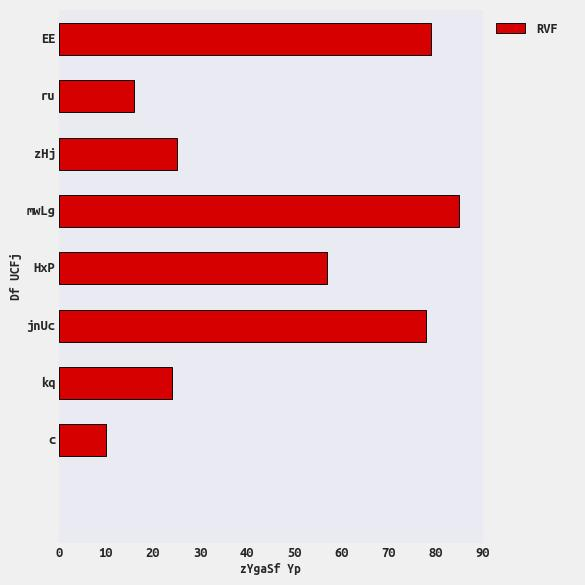
#> input picture dataset/test_synthetic/plots/test_synthetic_106.jpg, 585 x 585 px; its folder holds only this picture in this run
$ jupyter execute --allow-errors AxesDetection.ipynb   (shell and % lines are left out)
#> lines starting #> are read from the running program, lines starting #| are printed output that depends on the picture; after the words box and inside, x2 and y2 are one past the last pixel; in counts of white or black regions, pixels touching at a corner belong together
#> further down, image is the input picture: shape (585, 585, 3); mean B, G, R 200, 195.3, 229.2
# Axes Detection

This code gives a best estimate of the x and y axis (horizontal and vertical axes) for the plot/chart.

[cell 1]
%pylab inline
import cv2, imutils
import os
import numpy as np
import matplotlib.pyplot as plt
import matplotlib.image as mpimg
import tqdm

from pathlib import Path
from matplotlib import rcParams

[cell 2]
# Directory of images to run the code on
img_dir = 'dataset/test_synthetic/plots'

# Directory to save the output images
save_dir = 'dataset/out'

if not os.path.exists(save_dir):
    os.makedirs(save_dir)

### Method to detect x and y axis

[cell 3]
def findMaxConsecutiveOnes(nums) -> int:
    count = maxCount = 0

    for i in range(len(nums)):
        if nums[i] == 1:
            count += 1
        else:
            maxCount = max(count, maxCount)
            count = 0

    return max(count, maxCount)

[cell 4]
def detectAxes(filepath, threshold=None, debug=False):
#> called with debug = False
    if filepath is None:
        return None, None

    if threshold is None:
        threshold = 10

    image = cv2.imread(filepath)
    height, width, channels = image.shape
#> height = 585; width = 585; channels = 3

    gray = cv2.cvtColor(image, cv2.COLOR_BGR2GRAY)
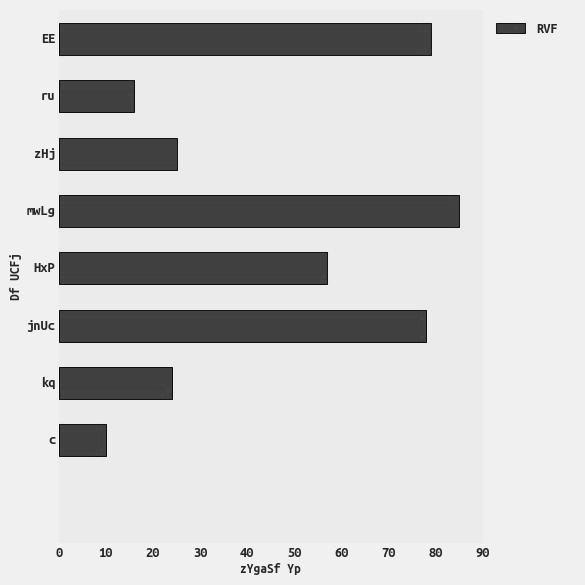
#> gray: shape (585, 585); min 9, max 255, mean 205.9

    # Get the max-consecutive-ones for eah column in the bw image, and...
    # pick the "first" index that fall in [max - threshold, max + threshold]
    maxConsecutiveOnes = [findMaxConsecutiveOnes(gray[:, idx] < 200) for idx in range(width)]
    start_idx, maxindex, maxcount = 0, 0, max(maxConsecutiveOnes)
    while start_idx < width:
        if abs(maxConsecutiveOnes[start_idx] - maxcount) <= threshold:
            maxindex = start_idx
            break

        start_idx += 1
#> this loop made 60 passes

    yaxis = (maxindex, 0, maxindex, height)

    if debug:
        fig, ax = plt.subplots(1, 2)

        ax[0].imshow(image)

        ax[1].plot(maxConsecutiveOnes, color = 'k')
        ax[1].axhline(y = max(maxConsecutiveOnes) - 10, color = 'r', linestyle = 'dashed')
        ax[1].axhline(y = max(maxConsecutiveOnes) + 10, color = 'r', linestyle = 'dashed')
        ax[1].vlines(x = maxindex, ymin = 0.0, ymax = maxConsecutiveOnes[maxindex], color = 'b', linewidth = 4)

        plt.show()

    # Get the max-consecutive-ones for eah row in the bw image, and...
    # pick the "last" index that fall in [max - threshold, max + threshold]
    maxConsecutiveOnes = [findMaxConsecutiveOnes(gray[idx, :] < 200) for idx in range(height)]
    start_idx, maxindex, maxcount = 0, 0, max(maxConsecutiveOnes)
    while start_idx < height:
        if abs(maxConsecutiveOnes[start_idx] - maxcount) <= threshold:
            maxindex = start_idx

        start_idx += 1

    cv2.line(image, (0, maxindex), (width, maxindex),  (255, 0, 0), 2)
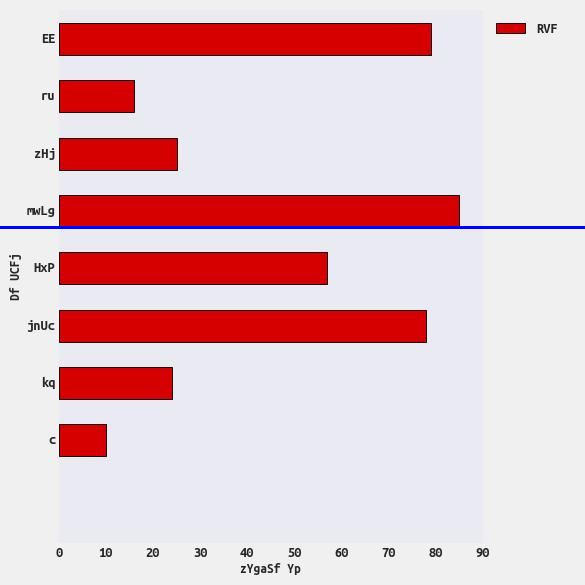
#> image: shape (585, 585, 3); 0.51% of pixels changed, all inside (x1, y1, x2, y2) = (0, 226, 585, 229)
    xaxis = (0, maxindex, width, maxindex)

    if debug:
        rcParams['figure.figsize'] = 15, 8

        fig, ax = plt.subplots(1, 1)
        ax.imshow(image, aspect = 'auto')

    return xaxis, yaxis

#> (a cell that did not finish here is left out)

$ run again, on dataset/test_synthetic/plots/test_synthetic_24.png
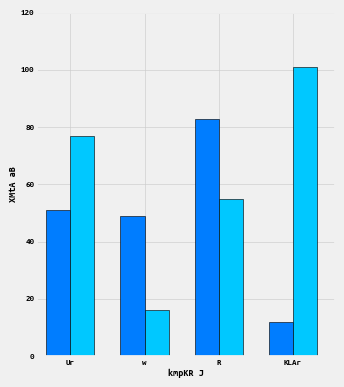
#> input picture dataset/test_synthetic/plots/test_synthetic_24.png, 344 x 387 px
#> image is the input picture: shape (387, 344, 3); mean B, G, R 239.7, 220.2, 183.2
#> in detectAxes, `gray = cv2.cvtColor(image, cv2.COLOR_BGR2GRAY)`:
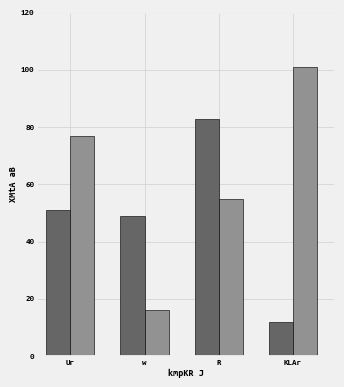
#> gray: shape (387, 344); min 0, max 240, mean 211.3
#> in detectAxes, `cv2.line(image, (0, maxindex), (width, maxindex),  (255, 0, 0), 2)`:
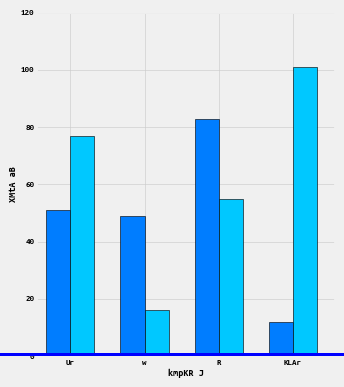
#> image: shape (387, 344, 3); 0.78% of pixels changed, all inside (x1, y1, x2, y2) = (0, 353, 344, 356)

$ run again, on dataset/test_synthetic/plots/test_synthetic_3.jpg
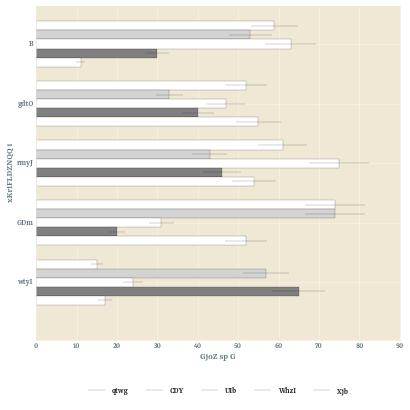
#> input picture dataset/test_synthetic/plots/test_synthetic_3.jpg, 410 x 410 px
#> image is the input picture: shape (410, 410, 3); mean B, G, R 224.2, 233.3, 236.5
#> in detectAxes, `gray = cv2.cvtColor(image, cv2.COLOR_BGR2GRAY)`:
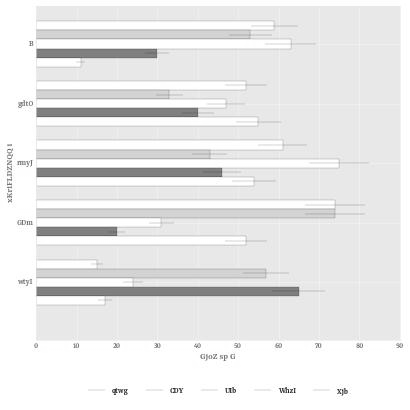
#> gray: shape (410, 410); min 29, max 255, mean 233.2
#> the loop in detectAxes, `while start_idx < width:` made 8 passes
#> in detectAxes, `cv2.line(image, (0, maxindex), (width, maxindex),  (255, 0, 0), 2)`:
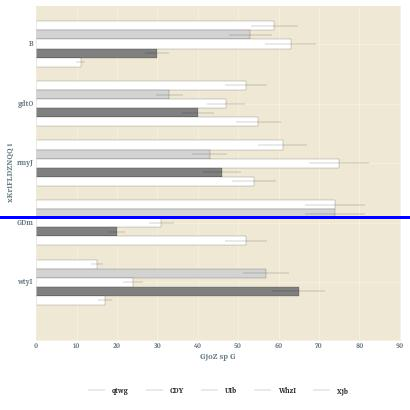
#> image: shape (410, 410, 3); 0.73% of pixels changed, all inside (x1, y1, x2, y2) = (0, 216, 410, 219)

$ run again, on dataset/test_synthetic/plots/test_synthetic_35.jpg
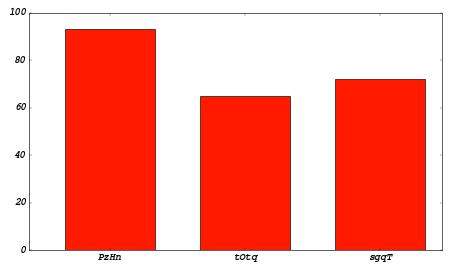
#> input picture dataset/test_synthetic/plots/test_synthetic_35.jpg, 450 x 270 px
#> image is the input picture: shape (270, 450, 3); mean B, G, R 148.5, 158.9, 250.1
#> in detectAxes, `gray = cv2.cvtColor(image, cv2.COLOR_BGR2GRAY)`:
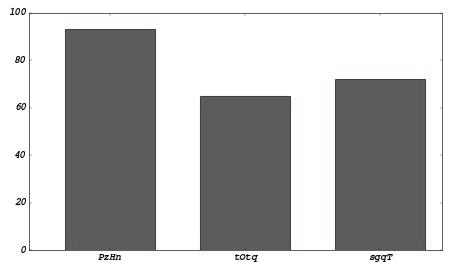
#> gray: shape (270, 450); min 0, max 255, mean 185.2
#> the loop in detectAxes, `while start_idx < width:` made 30 passes
#> in detectAxes, `cv2.line(image, (0, maxindex), (width, maxindex),  (255, 0, 0), 2)`:
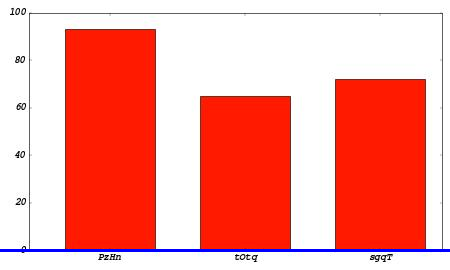
#> image: shape (270, 450, 3); 1.11% of pixels changed, all inside (x1, y1, x2, y2) = (0, 249, 450, 252)

$ run again, on dataset/test_synthetic/plots/test_synthetic_13.jpg
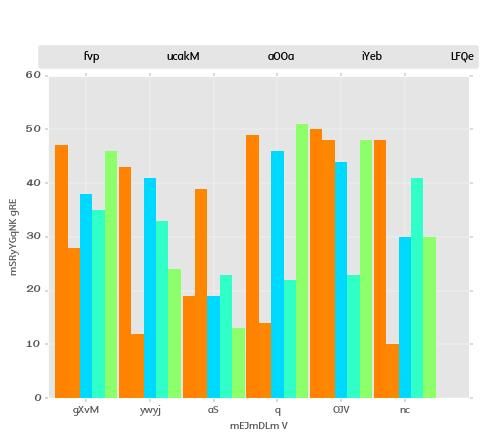
#> input picture dataset/test_synthetic/plots/test_synthetic_13.jpg, 504 x 441 px
#> image is the input picture: shape (441, 504, 3); mean B, G, R 201.5, 227.2, 210
#> in detectAxes, `gray = cv2.cvtColor(image, cv2.COLOR_BGR2GRAY)`:
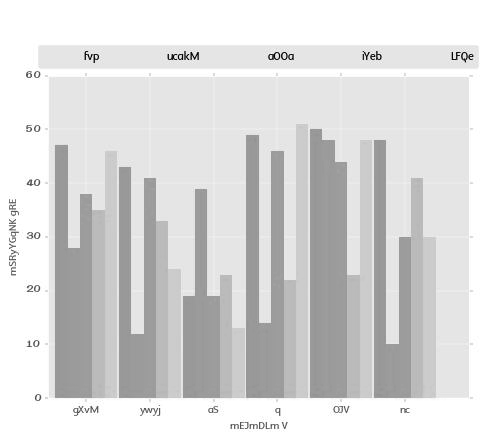
#> gray: shape (441, 504); min 0, max 255, mean 219.1
#> in detectAxes, `cv2.line(image, (0, maxindex), (width, maxindex),  (255, 0, 0), 2)`:
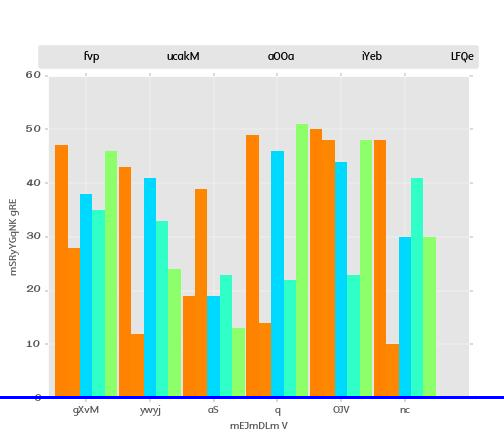
#> image: shape (441, 504, 3); 0.68% of pixels changed, all inside (x1, y1, x2, y2) = (0, 396, 504, 399)
